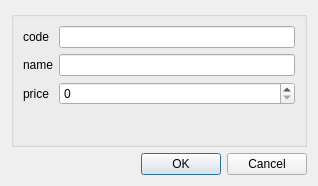
<?xml version="1.0" encoding="UTF-8"?>
<ui version="4.0">
 <class>DeviceNewRecordDialog</class>
 <widget class="QDialog" name="DeviceNewRecordDialog">
  <property name="geometry">
   <rect>
    <x>0</x>
    <y>0</y>
    <width>318</width>
    <height>186</height>
   </rect>
  </property>
  <property name="windowTitle">
   <string>Dialog</string>
  </property>
  <layout class="QGridLayout" name="gridLayout">
   <item row="0" column="0">
    <widget class="QGroupBox" name="groupBox_3">
     <property name="title">
      <string/>
     </property>
     <layout class="QGridLayout" name="gridLayout_8">
      <item row="2" column="0">
       <widget class="QLabel" name="label_12">
        <property name="text">
         <string>name</string>
        </property>
       </widget>
      </item>
      <item row="3" column="0">
       <widget class="QLabel" name="label_13">
        <property name="text">
         <string>price</string>
        </property>
       </widget>
      </item>
      <item row="2" column="1">
       <widget class="QLineEdit" name="device_name_lineEdit">
        <property name="maxLength">
         <number>20</number>
        </property>
       </widget>
      </item>
      <item row="3" column="1">
       <widget class="QSpinBox" name="device_price_spinBox">
        <property name="maximum">
         <number>100000000</number>
        </property>
       </widget>
      </item>
      <item row="0" column="1">
       <widget class="QLineEdit" name="device_code_lineEdit">
        <property name="maxLength">
         <number>10</number>
        </property>
       </widget>
      </item>
      <item row="0" column="0">
       <widget class="QLabel" name="label_11">
        <property name="text">
         <string>code</string>
        </property>
       </widget>
      </item>
      <item row="4" column="1">
       <spacer name="verticalSpacer">
        <property name="orientation">
         <enum>Qt::Vertical</enum>
        </property>
        <property name="sizeHint" stdset="0">
         <size>
          <width>20</width>
          <height>40</height>
         </size>
        </property>
       </spacer>
      </item>
     </layout>
    </widget>
   </item>
   <item row="1" column="0">
    <widget class="QDialogButtonBox" name="buttonBox">
     <property name="orientation">
      <enum>Qt::Horizontal</enum>
     </property>
     <property name="standardButtons">
      <set>QDialogButtonBox::Cancel|QDialogButtonBox::Ok</set>
     </property>
    </widget>
   </item>
  </layout>
 </widget>
 <resources/>
 <connections>
  <connection>
   <sender>buttonBox</sender>
   <signal>accepted()</signal>
   <receiver>DeviceNewRecordDialog</receiver>
   <slot>accept()</slot>
   <hints>
    <hint type="sourcelabel">
     <x>248</x>
     <y>254</y>
    </hint>
    <hint type="destinationlabel">
     <x>157</x>
     <y>274</y>
    </hint>
   </hints>
  </connection>
  <connection>
   <sender>buttonBox</sender>
   <signal>rejected()</signal>
   <receiver>DeviceNewRecordDialog</receiver>
   <slot>reject()</slot>
   <hints>
    <hint type="sourcelabel">
     <x>316</x>
     <y>260</y>
    </hint>
    <hint type="destinationlabel">
     <x>286</x>
     <y>274</y>
    </hint>
   </hints>
  </connection>
 </connections>
</ui>
